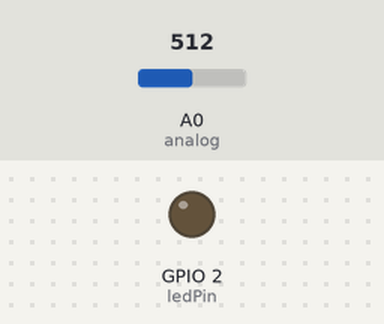
Bench run of a sketch on a simulated ESP8266 (NodeMCU). Parts: output pins drawn as LEDs (lit = HIGH). Dashed ring = blinking. The test bench sets the inputs (shaded band); at power-on: A0 (analog) = 512. WiFi joins after 1.5 s; servers stay silent unless stated; what the sketch prints to the serial monitor is not drawn.

Above: at 0.1 s.
At 1.6 s:
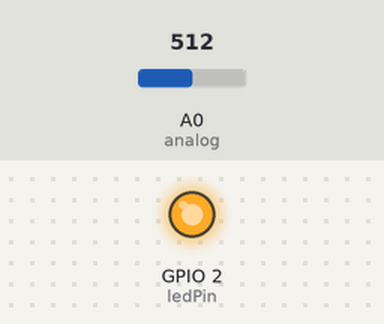
2.8 s: A0 (analog) set to 90
5.8 s: A0 (analog) set to 110
At 7.3 s:
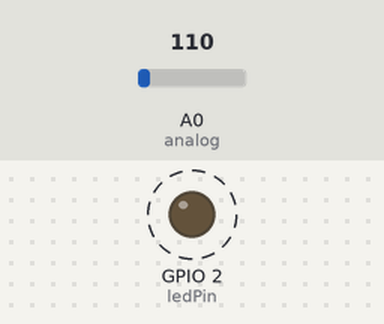
Timing chart, 0 to 14.0 s (numbered marks = the images above; inputs shaded):
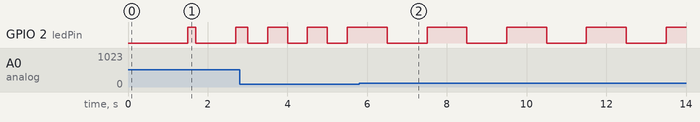

The sketch:

Client.ino
```cpp
#include <ESP8266WiFi.h>  //WiFi Library

#define analog A0 //Analog pin

byte ledPin = LED_BUILTIN;
char ssid[] = "TimingGate"; // SSID of the AP
char pass[] = "password";   // password of the AP

IPAddress IP(192,168,4,17);  //IP address of client, one client must be (x.x.x.16) and one must be (x.x.x.17)
IPAddress gateway(192,168,4,15);  //gateway IP of server to used to configure localIP of client
IPAddress subnet(255,255,255,0);  //IP of server to used to configure localIP of client

IPAddress server(192,168,4,15);   //IP address of the AP

WiFiClient client;  //Technically the server that will have information sent using WiFiClient object

boolean laserConnected = false; //Variable describing if laser has been connected

int interval = 500; //Blink interval of LED

float savedTimeStamp = 0; //Time stamp being saved

boolean timeSent = false; //Variable describing if the time was sent

/**
 * Setup method run once
 */
void setup() {
  //Begin serial communication
  Serial.begin(115200);
  Serial.println("\r\n");

  //Set pinModes of pins being used
  pinMode(analog,INPUT);
  pinMode(ledPin, OUTPUT);

  //Set WiFi mode to station mode
  WiFi.mode(WIFI_STA);
  //Configures client to have the specified localIP
  WiFi.config(IP, gateway, subnet);
  //Begin connection process to WiFi
  WiFi.begin(ssid, pass);

  Serial.println(WiFi.localIP());
  //Attempt to connect to WiFi
  while (WiFi.status() != WL_CONNECTED) {
    Serial.print(".");
    delay(500);
  }
  Serial.println(WiFi.localIP());

}

/**
 * Main Loop run repetitively
 */
void loop() {
  if(WiFi.status() != WL_CONNECTED) {
    timeSent = false;
  }

  led();

  //Read photoresistor value
  float sensorData = analogRead(analog);

  //If starting time has not been sent
  if(!timeSent) {
    sendTime();
    timeSent = true;
  }

  //Laser Connection Analysis
  if(sensorData < 100 && !laserConnected) { //If laser is not connected and has not connected, continue
    interval = 500;
    return;
  }
  else if(sensorData > 100 && !laserConnected) { //If laser is connected and has not connected, set laser as connected
    laserConnected = true;
    return;
  }
  else if(sensorData > 100 && laserConnected) { //If laser is connected and has connected
    interval = 1000;
    return;
  }
  else if(sensorData < 100 && laserConnected) { //If laser is not connected and has connected (broken beam), store time stamp
    interval = 50;

    if(savedTimeStamp == 0) //If no timestamp has occured, save timestamp
        savedTimeStamp = millis();

    client.connect(server, 8080); //Connect to server with correct "port" number

    Serial.println(client.print("1 " + formatTime(savedTimeStamp) + "\r\n")); //Send timestamp to server

    savedTimeStamp = 0;
    laserConnected = false;
    client.flush();
  }
}

/**
 * Sends time to server. Used to offset startup time and
 * variance in internal clocks between client and server
 */
boolean sendTime() {
  interval = 100;
  client.connect(server, 8080);
  client.println("0 " + String(millis()));
  client.flush();
}

/**
 * Formats time to be seconds : milliseconds
 */
String formatTime(int currentTime) {
  return String(currentTime / 1000.0, 3);
}


/**
 * LED blinker that blinks without delay
 */
unsigned long previousTime = 0;
int ledState = LOW;

void led() {
  unsigned long currentMillis = millis();
  if (currentMillis - previousTime >= interval) {
    previousTime = currentMillis;
    if (ledState == LOW) {
      ledState = HIGH;  // Note that this switches the LED *off*
    } else {
      ledState = LOW;  // Note that this switches the LED *on*
    }
    digitalWrite(ledPin, ledState);
  }
}
```

Measured:
- after the input at 5.8 s, GPIO 2 (ledPin): alternates HIGH for 1.0 s and LOW for 1.0 s, starting after 0.70 s
- by itself, GPIO 2 (ledPin): alternates HIGH for 0.50 s and LOW for 0.50 s
